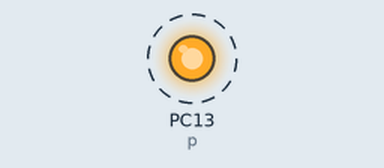
The sketch below on a simulated STM32 Blue Pill. Parts: output pins drawn as LEDs (lit = HIGH). Dashed ring = blinking.

Above: at 0.5 s.
Timing chart, 0 to 4.6 s (numbered marks = the images above):
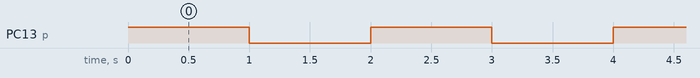

The sketch:

stm32f103_blink.ino
```cpp
int p = PC13;

void setup() {
  // put your setup code here, to run once:
  pinMode(p, OUTPUT);

}

void loop() {
  // put your main code here, to run repeatedly:
  digitalWrite(p, HIGH);
  delay(1000);
  digitalWrite(p, LOW);
  delay(1000);
}
```

Measured:
- by itself, PC13 (p): alternates HIGH for 1.0 s and LOW for 1.0 s
